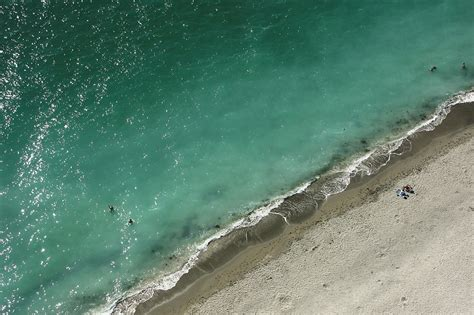
#> input picture images/download (1).jpg, 474 x 315 px; its folder holds only this picture in this run
$ python Project.py
#> lines starting #> are read from the running program, lines starting #| are printed output that depends on the picture
import cv2
import numpy as np
import matplotlib.pyplot as plt
from multiprocessing import Pool, Process
import threading
from sklearn.cluster import KMeans
import time
import os

os.chdir(r'C:\Users\kille\Desktop\UMBC\Junior Year\CMSC 483\CMSC 483 Project')

#Preprocesses image for land-water classification and KMeans clustering
#Returns a binary mask of the image
def preprocessing(img, imageID):
  #Blur and alter shape for ML model
  #To avoid overfitting and have proper format for training
  img = cv2.GaussianBlur(img, (3,3), 0)
  rows, cols, rgb = img.shape

  #Normalize RGB values to make composite for filter
  r = (img[:,:,2] - img[:,:,2].min())/(img[:,:,2].max() - img[:,:,2].min())
  g = (img[:,:,1] - img[:,:,1].min())/(img[:,:,1].max() - img[:,:,1].min())
  b = (img[:,:,0] - img[:,:,0].min())/(img[:,:,0].max() - img[:,:,0].min()) * 1.7

  #For training ML model
  reshaped_img = img.reshape(rows*cols, 3)

  #Merging channels to make composite image
  test = cv2.merge((r,g,b))

  #For training model on Composite
  test_reshaped = test.reshape(rows*cols, 3)

  #Making binary np array of coastline
  kmeans = KMeans(2)
  kmeans.fit(reshaped_img)
  binary_mask = kmeans.predict(reshaped_img)

  #Binary mask of composite
  kmeans = KMeans(2)
  kmeans.fit(test_reshaped)
  test_binary_mask = kmeans.predict(test_reshaped)

  #Get binary masks
  binary_mask = binary_mask.reshape(rows, cols)
  test_binary_mask = test_binary_mask.reshape(rows, cols)

  #Convert numpy array to 8-bit for Canny Edge Detection
  binary_mask = np.uint8(binary_mask)
  test_binary_mask = np.uint8(binary_mask)

  detectShoreline(binary_mask, test_binary_mask, imageID)

#Implements edge detection algorithm (Canny Algorithm)
def detectShoreline(image, test_image, imageID):
  #Get Edges and display
  edges = cv2.Canny(image, 2, 5)
  test_edges = cv2.Canny(test_image, 2, 5)
  cv2.waitKey(0)

  #Save images to direcrtory
  cv2.imwrite("Edge images/"+str(imageID)+'.jpg', edges)
  cv2.imwrite('Test Edge images/Test_'+str(imageID)+'.jpg', test_edges)

#Load in all images in directory
images = [] #List for all images to be read
count = 0
for imagePath in os.listdir('images'):
  images.append(cv2.imread('images/'+imagePath, cv2.COLOR_BGR2RGB))

#Begin preprocessing and shoreline detection
startTime = time.time()
for i in range(len(images)):
  preprocessing(images[i], i)
#> this loop made 1 pass
#> (rows in preprocessing, cols in preprocessing, rgb in preprocessing) on pass 1: (315, 474, 3)
#> pass 1, in preprocessing, `r = (img[:,:,2] - img[:,:,2].min())/(img[:,:,2].max() - img[:,:,2].min..`:
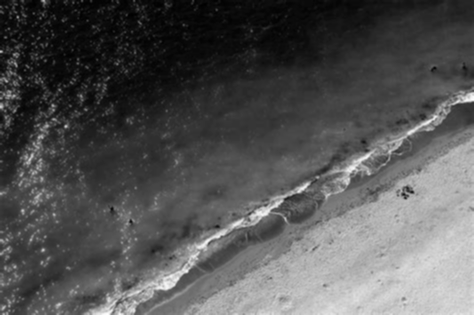
#> r: shape (315, 474) float64; min 0, max 1, mean 0.331
#> pass 1, in preprocessing, `g = (img[:,:,1] - img[:,:,1].min())/(img[:,:,1].max() - img[:,:,1].min..`:
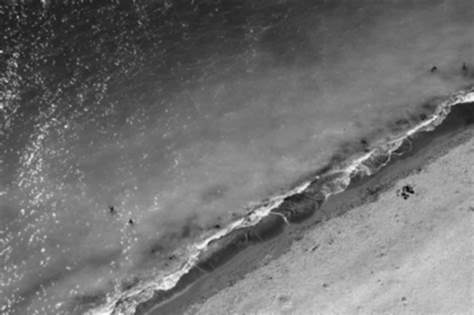
#> g: shape (315, 474) float64; min 0, max 1, mean 0.446
#> pass 1, in preprocessing, `b = (img[:,:,0] - img[:,:,0].min())/(img[:,:,0].max() - img[:,:,0].min..`:
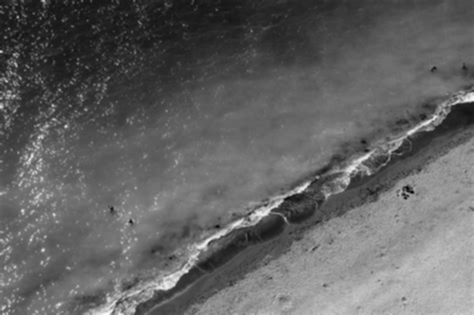
#> b: shape (315, 474) float64; min 0, max 1.7, mean 0.659; drawn with min black and max white
print('Serial Execution Time:', time.time() - startTime)

#Begin Parallel Execution
iterable = [(images[i], i) for i in range(len(images))]
#> iterable = 1 item
#Make threads here
startTime = time.time()
threads = [threading.Thread(target=preprocessing, args=(i[0], i[1])) for i in iterable]
#> threads = 1 item
for t in threads:
  t.start()
#> this loop made 1 pass
for t in threads:
  t.join()
print('Parallel Execution Time:', time.time() - startTime)

#Works with code snippet below to parallelize serial version
def parallelize(images_subset):
  for i in range(len(images_subset)):
    preprocessing(images_subset[i], i)

#Other Parallel method
num_threads = 4
interval = int(len(iterable)/num_threads)
#> interval = 0
startTime = time.time()
threads = [threading.Thread(target=parallelize, args=(images[i*interval:(i + 1)*interval],)) for i in range(num_threads)]
#> threads = 4 items

#Error Case
if num_threads > len(images):
  num_threads = len(images)
#> num_threads = 1

for t in threads:
  t.start()
#> this loop made 4 passes
for t in threads:
  t.join()
print('Alt Parallel Algo Time: ', time.time() - startTime)

$ run again, on images/download (13).jpg
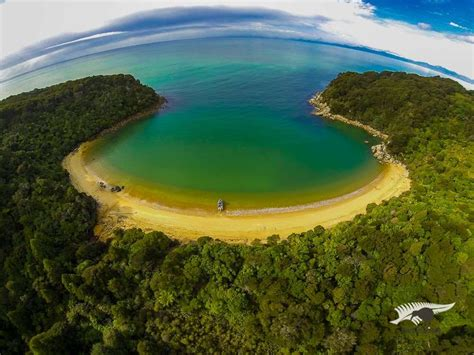
#> input picture images/download (13).jpg, 474 x 355 px
#> the loop `for i in range(len(images)):` made 1 pass
#> (rows in preprocessing, cols in preprocessing, rgb in preprocessing) on pass 1: (355, 474, 3)
#> pass 1, in preprocessing, `g = (img[:,:,1] - img[:,:,1].min())/(img[:,:,1].max() - img[:,:,1].min..`:
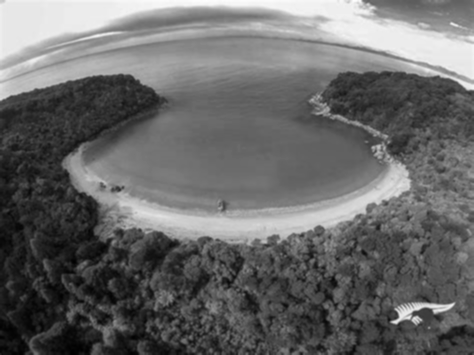
#> g: shape (355, 474) float64; min 0, max 1, mean 0.412
#> pass 1, in preprocessing, `b = (img[:,:,0] - img[:,:,0].min())/(img[:,:,0].max() - img[:,:,0].min..`:
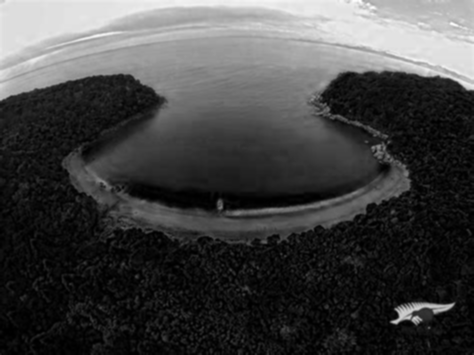
#> b: shape (355, 474) float64; min 0, max 1.7, mean 0.447; drawn with min black and max white
#> iterable = 1 item
#> the loop `for t in threads:` made 1 pass
#> interval = 0
#> `threads = [threading.Thread(target=parallelize, args=(images[i*interva..`: threads = 4 items
#> num_threads = 1
#> the loop `for t in threads:` made 4 passes

$ run again, on images/download (14).jpg
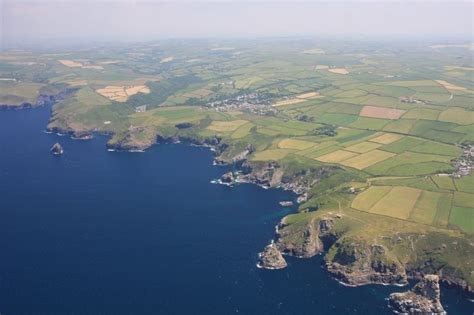
#> input picture images/download (14).jpg, 474 x 315 px
#> the loop `for i in range(len(images)):` made 1 pass
#> (rows in preprocessing, cols in preprocessing, rgb in preprocessing) on pass 1: (315, 474, 3)
#> pass 1, in preprocessing, `g = (img[:,:,1] - img[:,:,1].min())/(img[:,:,1].max() - img[:,:,1].min..`:
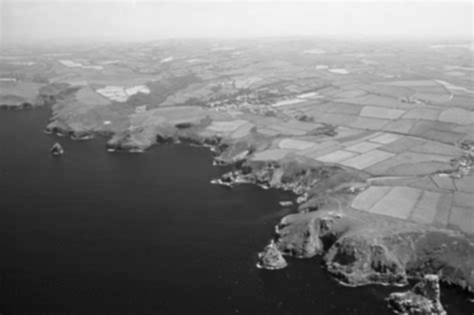
#> g: shape (315, 474) float64; min 0, max 1, mean 0.482
#> pass 1, in preprocessing, `b = (img[:,:,0] - img[:,:,0].min())/(img[:,:,0].max() - img[:,:,0].min..`:
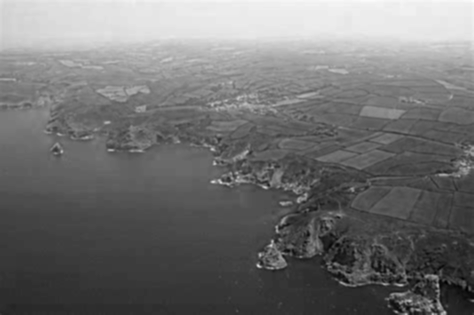
#> b: shape (315, 474) float64; min 0, max 1.7, mean 0.755; drawn with min black and max white
#> iterable = 1 item
#> the loop `for t in threads:` made 1 pass
#> interval = 0
#> `threads = [threading.Thread(target=parallelize, args=(images[i*interva..`: threads = 4 items
#> num_threads = 1
#> the loop `for t in threads:` made 4 passes

$ run again, on images/download (15).jpg
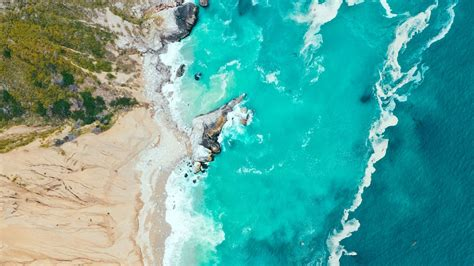
#> input picture images/download (15).jpg, 474 x 266 px
#> the loop `for i in range(len(images)):` made 1 pass
#> (rows in preprocessing, cols in preprocessing, rgb in preprocessing) on pass 1: (266, 474, 3)
#> pass 1, in preprocessing, `r = (img[:,:,2] - img[:,:,2].min())/(img[:,:,2].max() - img[:,:,2].min..`:
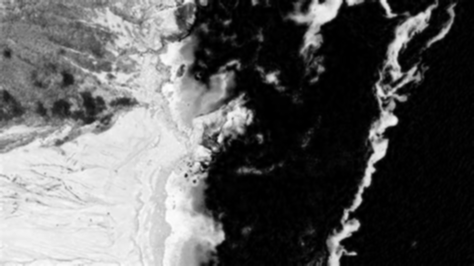
#> r: shape (266, 474) float64; min 0, max 1, mean 0.363
#> pass 1, in preprocessing, `b = (img[:,:,0] - img[:,:,0].min())/(img[:,:,0].max() - img[:,:,0].min..`:
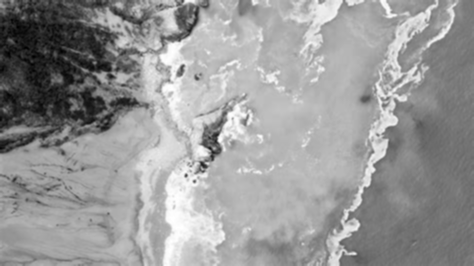
#> b: shape (266, 474) float64; min 0, max 1.7, mean 1.02; drawn with min black and max white
#> iterable = 1 item
#> the loop `for t in threads:` made 1 pass
#> interval = 0
#> `threads = [threading.Thread(target=parallelize, args=(images[i*interva..`: threads = 4 items
#> num_threads = 1
#> the loop `for t in threads:` made 4 passes

$ run again, on images/download (10).jpg
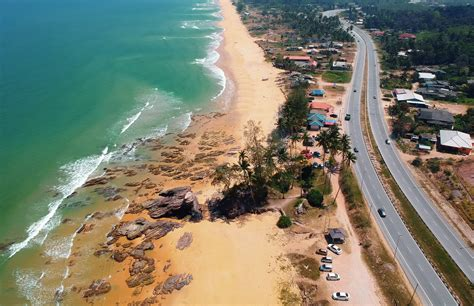
#> input picture images/download (10).jpg, 474 x 306 px
#> the loop `for i in range(len(images)):` made 1 pass
#> (rows in preprocessing, cols in preprocessing, rgb in preprocessing) on pass 1: (306, 474, 3)
#> pass 1, in preprocessing, `r = (img[:,:,2] - img[:,:,2].min())/(img[:,:,2].max() - img[:,:,2].min..`:
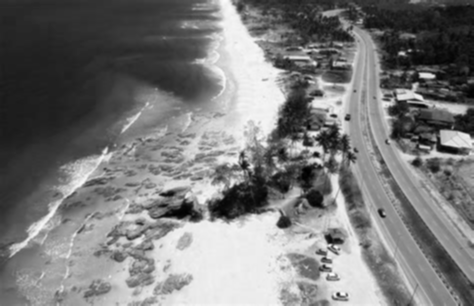
#> r: shape (306, 474) float64; min 0, max 1, mean 0.479
#> pass 1, in preprocessing, `b = (img[:,:,0] - img[:,:,0].min())/(img[:,:,0].max() - img[:,:,0].min..`:
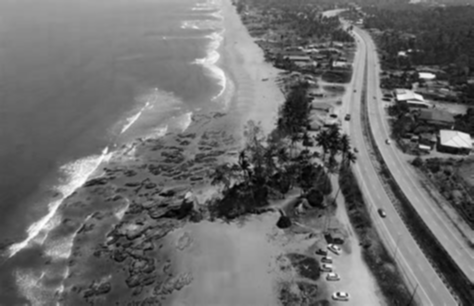
#> b: shape (306, 474) float64; min 0, max 1.7, mean 0.727; drawn with min black and max white
#> iterable = 1 item
#> the loop `for t in threads:` made 1 pass
#> interval = 0
#> `threads = [threading.Thread(target=parallelize, args=(images[i*interva..`: threads = 4 items
#> num_threads = 1
#> the loop `for t in threads:` made 4 passes
